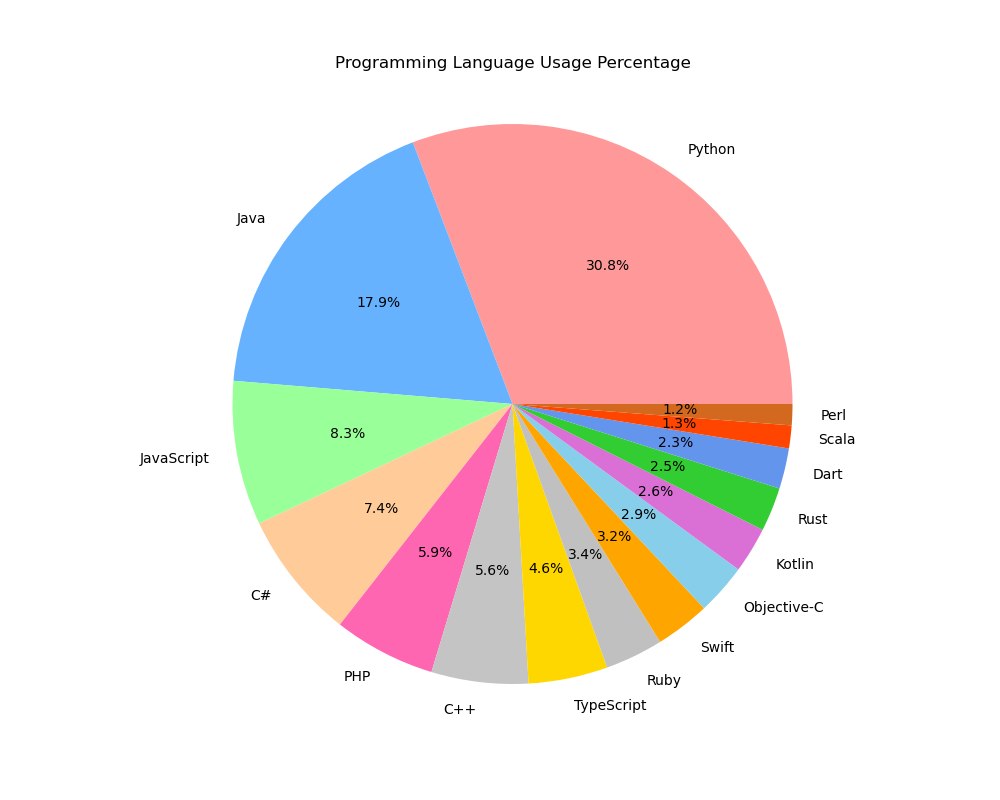

Write Python code to recreate this figure.

import matplotlib.pyplot as plt
import seaborn as sns

# Data for the pie chart
data = {
    'Programming Language': [
        'Python', 'Java', 'JavaScript', 'C#', 'PHP',
        'C++', 'TypeScript', 'Ruby', 'Swift', 'Objective-C',
        'Kotlin', 'Rust', 'Dart', 'Scala', 'Perl'
    ],
    'Usage Percentage': [
        30.3, 17.6, 8.2, 7.3, 5.8,
        5.5, 4.5, 3.3, 3.1, 2.9,
        2.6, 2.5, 2.3, 1.3, 1.2
    ]
}

# Colors for the pie chart
colors = [
    '#FF9999', '#66B2FF', '#99FF99', '#FFCC99', '#FF66B2',
    '#C4C4C4', '#FFD700', '#C0C0C0', '#FFA500', '#87CEEB',
    '#DA70D6', '#32CD32', '#6495ED', '#FF4500', '#D2691E'
]

# Create a pie chart
plt.figure(figsize=(10, 8))
plt.pie(data['Usage Percentage'], labels=data['Programming Language'], colors=colors, autopct='%1.1f%%')

# Set the chart title and axis equal to have a perfect circle
plt.title('Programming Language Usage Percentage', pad=20)
plt.axis('equal')

# Show the plot
plt.show()
